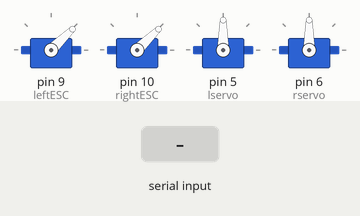
Bench run of a sketch on a simulated Arduino Uno, built with avr-gcc and run on an emulated ATmega328P. On the bench: 4 × servo. The inputs (shaded band) are chosen by the test bench.

Above: at 1.2 s.
1.3 s: "90,45\n" received over Serial
At 2.1 s:
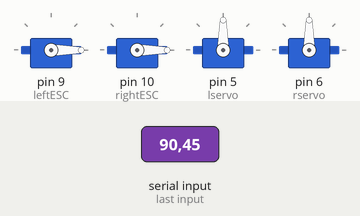
Timing chart, 0 to 4.3 s (numbered marks = the images above; inputs shaded):
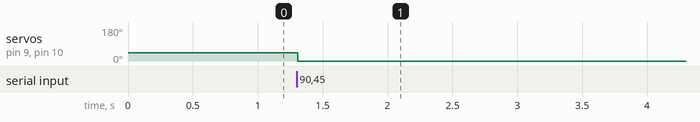

Measured:
- after the input at 1.3 s, servo on pin 9 (leftESC), servo on pin 10 (rightESC): 44° → 0° at once

The sketch:

calibration_of_esc.ino
```cpp
/*
Coded by Marjan Olesch
Sketch from Insctructables.com
Open source - do what you want with this code!
*/
#include <Servo.h>


int value = 1000; // set values you need to zero

Servo leftESC, rightESC; //Create as much as Servoobject you want. You can controll 2 or more Servos at the same time
Servo lservo,rservo ;
void setup() {

  leftESC.attach(9);// attached to pin 9 I just do this with 1 Servo
  rightESC.attach(10);
  Serial.begin(9600);    // start serial at 9600 baud
  lservo.attach(5);
  rservo.attach(6);
  lservo.write(90);
  rservo.write(90);
}

void loop() {

//First connect your ESC WITHOUT Arming. Then Open Serial and follo Instructions

  leftESC.writeMicroseconds(value);
  rightESC.writeMicroseconds(value);

  if(Serial.available())
    value = Serial.parseInt();    // Parse an Integer from Serial

}
```
